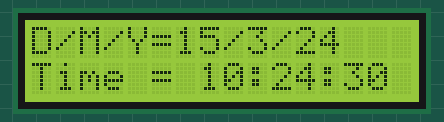
Simulated run of this sketch. Board: Arduino Uno, built with avr-gcc and run on an emulated ATmega328P. Shown: 16×2 character LCD. The local clock reads 2024-03-15 10:24:30 at power-on unless the sketch sets it.

Above: at 0.1 s.
At 3.1 s:
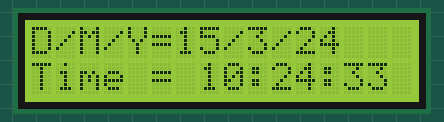
At 9.1 s:
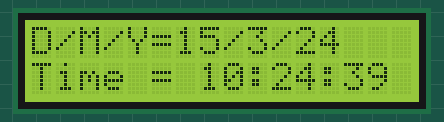
At 19.1 s:
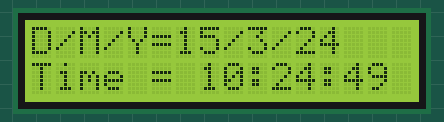
At 28.1 s:
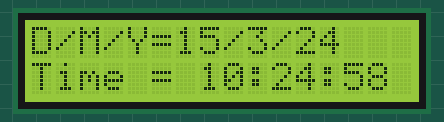
At 38.1 s:
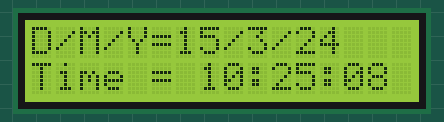

Measured:
- what the display in image 1 shows lasts 1.1 s, from 3.0 s to 4.1 s

The sketch:

LAB14Checkpoint1.ino
```cpp
#include <LiquidCrystal_I2C.h>
//#include <Keypad_I2C.h>
//#include <Keypad.h>
#include <Wire.h>
#include <TimeLib.h>
#include <DS1307RTC.h>
#define I2CADDR 0x20
//const byte ROWS = 4;
//const byte COLS = 4;
//char hexaKeys[ROWS][COLS] = {
// {'1','2','3','A'},
// {'4','5','6','B'},
// {'7','8','9','C'},
// {'*','0','#','D'}
//};
//
//byte rowPins[ROWS] = {7, 6, 5, 4};
//byte colPins[COLS] = {3, 2, 1, 0};
//unsigned long last_time;
//bool blink_txt;
LiquidCrystal_I2C lcd(0x3f, 16, 2); //Module IIC/I2C Interface บางรุ่นอาจจะใช้ 0x3f
//Keypad_I2C keypad( makeKeymap(hexaKeys), rowPins, colPins, ROWS, COLS, I2CADDR);
tmElements_t tm; //for DS1307

void setup()
{
  Serial.begin(38400);
  Wire.begin();
  //keypad.begin();
  lcd.init();
  lcd.backlight(); // เปิด backlight
  lcd.home();
}

void loop()
{
  if(RTC.read(tm)){
    lcd.setCursor(0,0);
    lcd.print("D/M/Y=");
    lcd.print(tm.Day);
    lcd.print("/");
    lcd.print(tm.Month);
    lcd.print("/");
    lcd.print(tmYearToCalendar(tm.Year) % 100);
    lcd.setCursor(0, 1);
    lcd.print("Time = ");
    if(tm.Hour < 10 && tm.Hour >= 0){
      lcd.print(0);
      lcd.print(tm.Hour);
    }else{
      lcd.print(tm.Hour);
    }
    lcd.print(":");
    if(tm.Minute < 10 && tm.Minute >= 0){
      lcd.print(0);
      lcd.print(tm.Minute);
    }else{
      lcd.print(tm.Minute);
    }
    lcd.print(":");
    if(tm.Second < 10 && tm.Second >= 0){
      lcd.print(0);
      lcd.print(tm.Second);
    }else{
      lcd.print(tm.Second);
    }
  }
}
```
